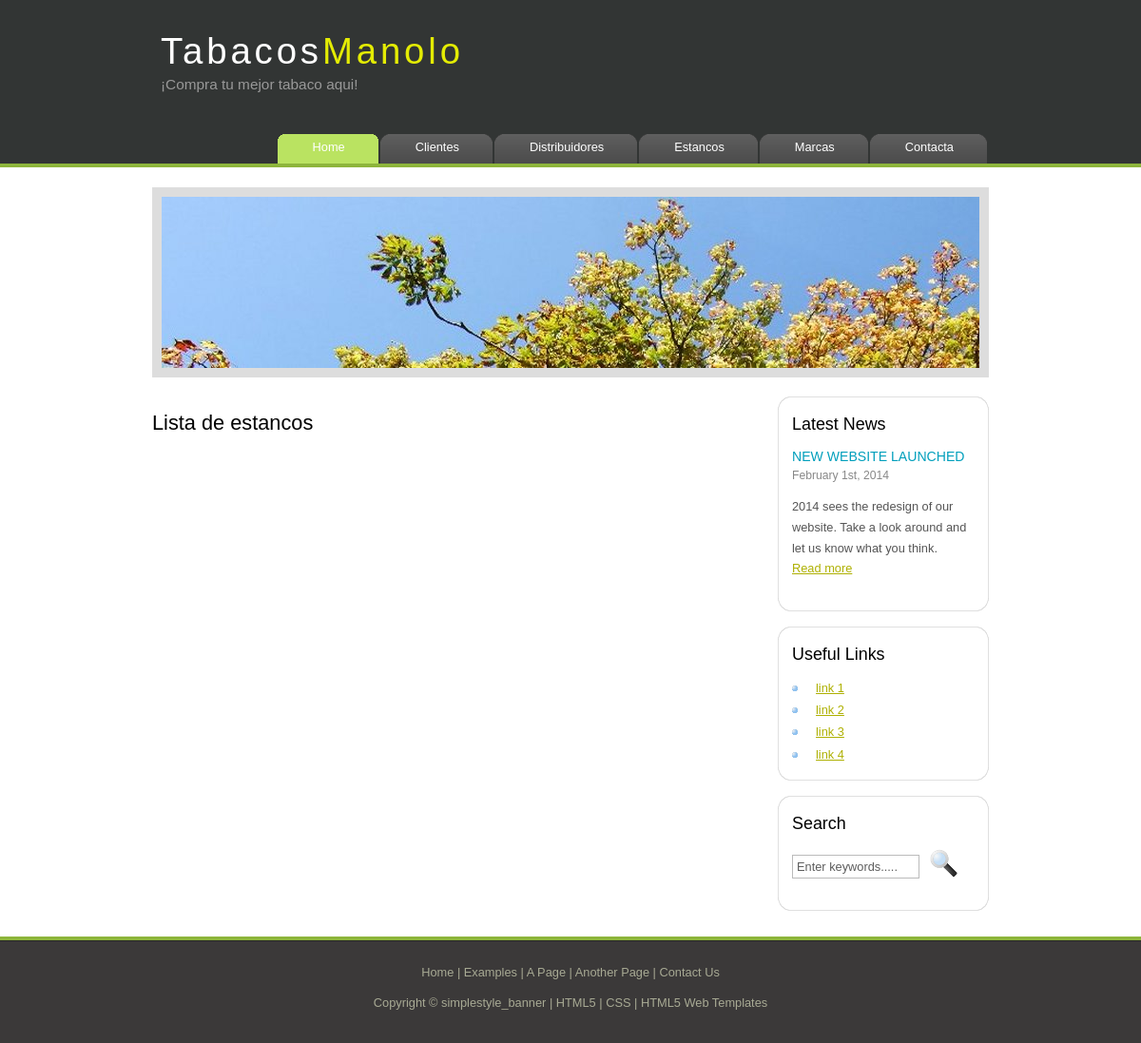
Before: /tabacosAPP/listadoEstancos/ with the older database file.
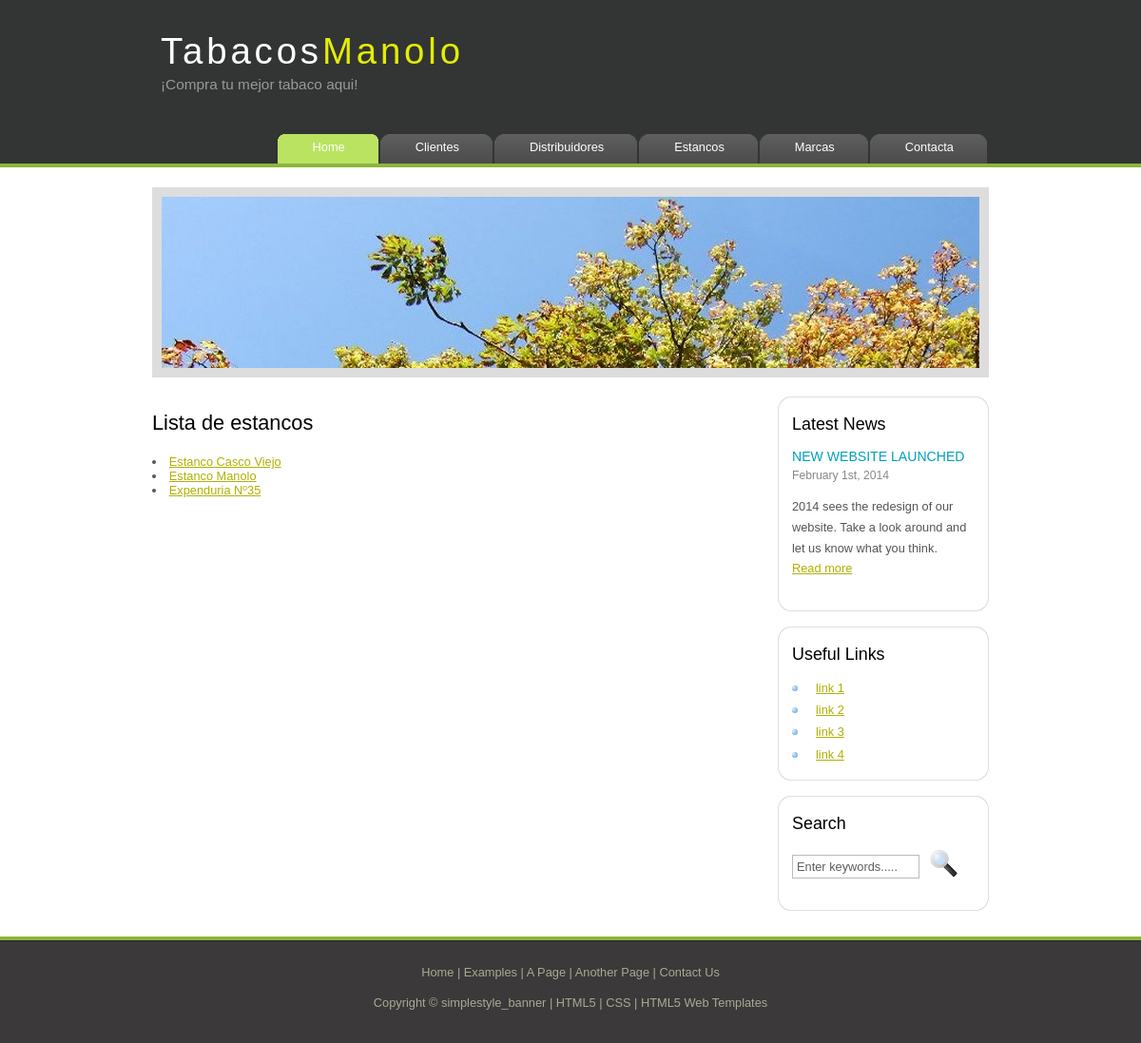
After: the same page with the newer database file.
### tabacosAPP/models.py (models this page shows, shortened)
class Estanco(models.Model):
    nombre = models.CharField(max_length=100)
    localizacion = models.CharField(max_length=150)
    distribuidor = models.ForeignKey(Distribuidor, related_name='estanco', on_delete=models.CASCADE)

### tabacosAPP/views.py (the view)
# urls.py: path('listadoEstancos/', views.listaEstancos, name='listaEstancos'),
def listaEstancos(request):
    estanco = Estanco.objects.order_by('nombre')
    contexto = {'lista_estancos': estanco}
    return render(request, 'listaEstancos.html', contexto)

### tabacosAPP/templates/listaEstancos.html (shortened to what this page needs)
<html>
    <head>
    </head>
    <body>
        {% extends 'base.html' %}
        {% block contenido%}
        <h1>Lista de estancos</h1>
        {% for estanco in lista_estancos %}
            <li>
                <a href="{% url 'detalleEstancos' estanco.id %}">{{ estanco.nombre }}</a>
            </li>
        {% endfor %}
        {% endblock %}

Changed rows visible on the page:
added Estanco: nombre "Estanco Casco Viejo"
added Estanco: nombre "Estanco Manolo"
added Estanco: nombre "Expenduria Nº35"
